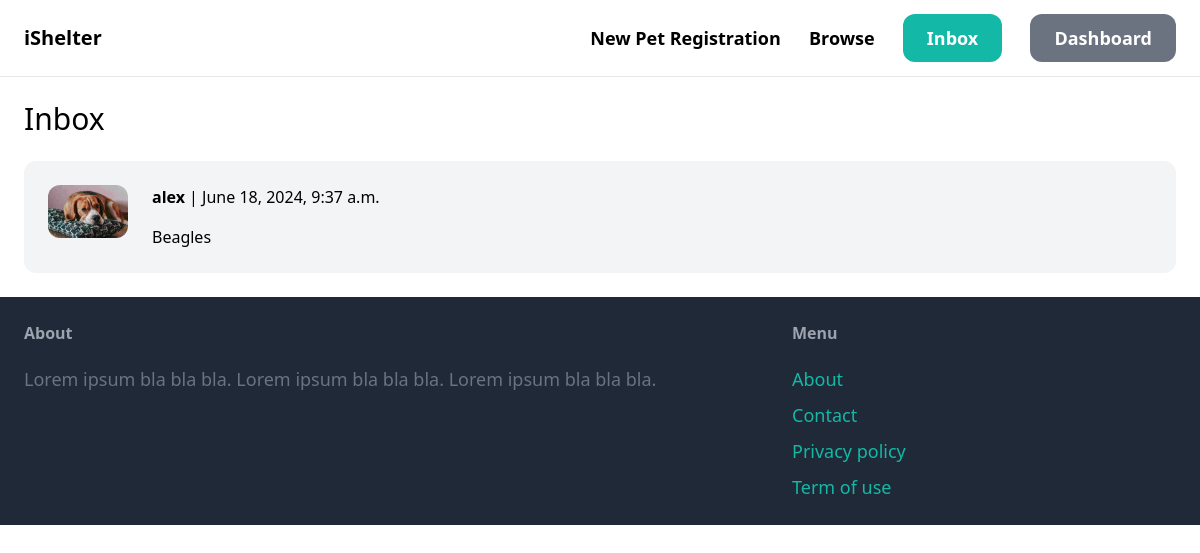
/inbox/ (signed in), run on the app's committed database.
### conversation/models.py (models this page shows)
class Conversation(models.Model):
    item = models.ForeignKey(Item, related_name='conversations', on_delete=models.CASCADE)
    members = models.ManyToManyField(User, related_name='conversations')
    created_at = models.DateTimeField(auto_now_add=True)
    modified_at = models.DateTimeField(auto_now=True)
    class Meta:
        ordering = ('-modified_at',)

### item/models.py (models this page shows, shortened)
class Item(models.Model):
    category = models.ForeignKey(Category, related_name='items', on_delete=models.CASCADE)
    name = models.CharField(max_length=255)
    description = models.TextField(blank=True, null=True)
    image = models.ImageField(upload_to='item_images', blank=True, null=True)
    is_adopt = models.BooleanField(default=False)
    fostered_by = models.ForeignKey(User, related_name='items',null=True, on_delete=models.CASCADE)
    fostered_at = models.DateTimeField(auto_now_add=True)
    class Meta:
            ordering = ('name',)
            verbose_name_plural = 'Items'

### conversation/views.py (the view)
# urls.py: path('', views.inbox, name='inbox'),
@login_required
def inbox(request):
    conversations = Conversation.objects.filter(members__in=[request.user.id])
    return render(request, 'conversation/inbox.html', {
        'conversations': conversations
    })

### conversation/templates/conversation/inbox.html (shortened to what this page needs)
{% extends 'core/base.html' %}
{% block content %}
<h1 class="mb-6 text-3xl">Inbox</h1>
<div class="space-y-6">
    {% for conversation in conversations %}
        <a href="{% url 'conversation:detail' conversation.id %}">
            <div class="p-6 flex bg-gray-100 rounded-xl">
                <div class="pr-6">
                    <img src="{{ conversation.item.image.url }}" class="w-20 rounded-xl">
                </div>
                <div>
                    {% for member in conversation.members.all %}
                        {% if member != request.user %}
                            <p class="mb-4"><strong>{{ member.username }}</strong> | {{ conversation.modified_at }}</p>
                            <p>{{ conversation.item.name }}</p>
                        {% endif %}
                    {% endfor %}
                </div>
            </div>
        </a>
    {% endfor %}
</div>
{% endblock %}

### data on the page
Conversation: item.image (picture), modified_at "June 18, 2024, 9:37 a.m.", item.name "Beagles"

### other printed values
{{ member.username }} "alex"
